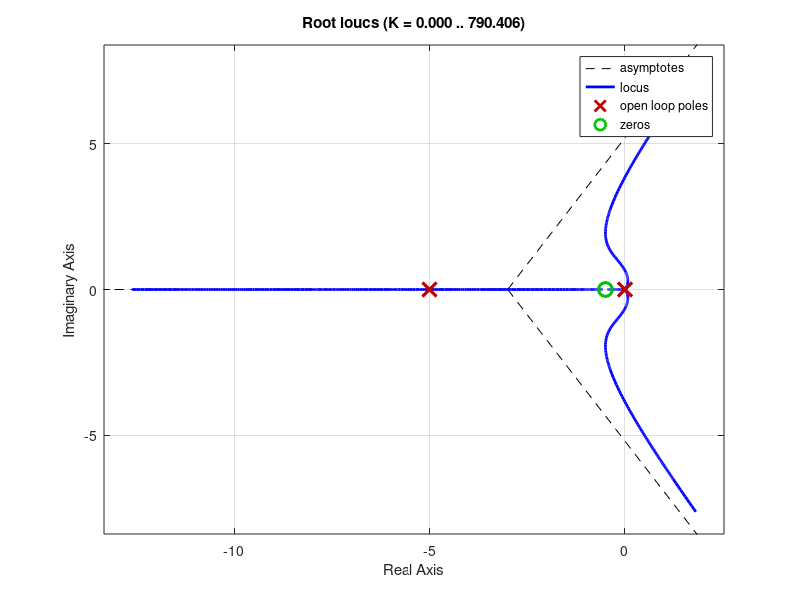
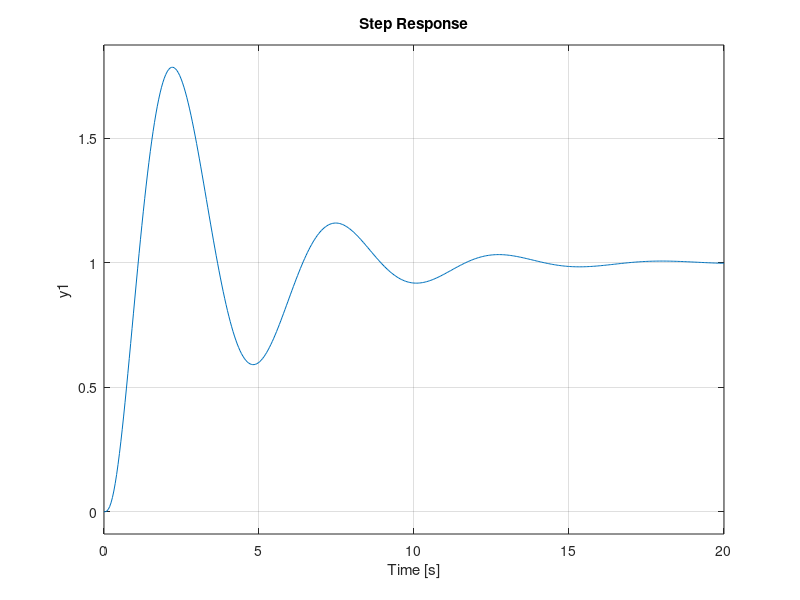

Recreate these plots in MATLAB, in order.
%% System Definition
close all
s = tf('s');

Gol = 1/s^3;
K1 = (s + 5e-1)^2/(s + 5e0)^2;

figure(1)
rlocus(K1*Gol)

K2 = 3e1*K1;
K = K2*eye(6);

Gcl = feedback(K2*Gol, 1);

figure(2)
step(Gcl)

save('K', 'K');